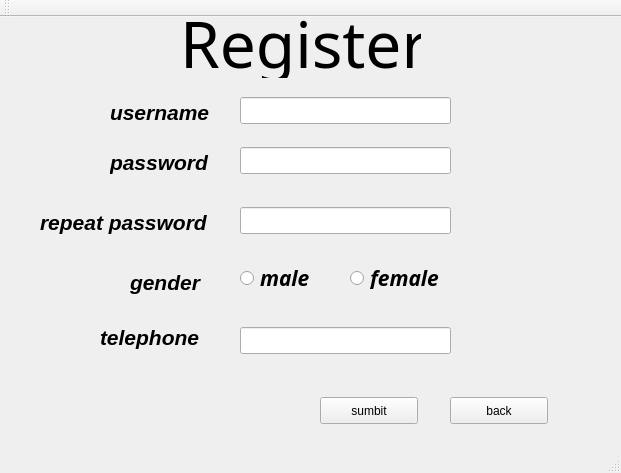
<?xml version="1.0" encoding="UTF-8"?>
<ui version="4.0">
 <class>Lregister</class>
 <widget class="QMainWindow" name="Lregister">
  <property name="geometry">
   <rect>
    <x>0</x>
    <y>0</y>
    <width>621</width>
    <height>473</height>
   </rect>
  </property>
  <property name="windowTitle">
   <string>MainWindow</string>
  </property>
  <widget class="QWidget" name="centralwidget">
   <widget class="QRadioButton" name="radioButton">
    <property name="geometry">
     <rect>
      <x>240</x>
      <y>250</y>
      <width>91</width>
      <height>22</height>
     </rect>
    </property>
    <property name="font">
     <font>
      <family>Tlwg Typist</family>
      <pointsize>16</pointsize>
      <weight>75</weight>
      <italic>true</italic>
      <bold>true</bold>
     </font>
    </property>
    <property name="text">
     <string>male</string>
    </property>
   </widget>
   <widget class="QLabel" name="label4">
    <property name="geometry">
     <rect>
      <x>130</x>
      <y>250</y>
      <width>101</width>
      <height>31</height>
     </rect>
    </property>
    <property name="font">
     <font>
      <pointsize>16</pointsize>
      <weight>75</weight>
      <italic>true</italic>
      <bold>true</bold>
     </font>
    </property>
    <property name="text">
     <string>gender</string>
    </property>
   </widget>
   <widget class="QLabel" name="label5">
    <property name="geometry">
     <rect>
      <x>100</x>
      <y>300</y>
      <width>111</width>
      <height>41</height>
     </rect>
    </property>
    <property name="font">
     <font>
      <pointsize>16</pointsize>
      <weight>75</weight>
      <italic>true</italic>
      <bold>true</bold>
     </font>
    </property>
    <property name="text">
     <string>telephone</string>
    </property>
   </widget>
   <widget class="QLineEdit" name="lineEdit1">
    <property name="geometry">
     <rect>
      <x>240</x>
      <y>80</y>
      <width>211</width>
      <height>27</height>
     </rect>
    </property>
   </widget>
   <widget class="QLabel" name="label2">
    <property name="geometry">
     <rect>
      <x>110</x>
      <y>130</y>
      <width>131</width>
      <height>31</height>
     </rect>
    </property>
    <property name="font">
     <font>
      <pointsize>16</pointsize>
      <weight>75</weight>
      <italic>true</italic>
      <bold>true</bold>
     </font>
    </property>
    <property name="text">
     <string>password</string>
    </property>
   </widget>
   <widget class="QLineEdit" name="lineEdit2">
    <property name="geometry">
     <rect>
      <x>240</x>
      <y>130</y>
      <width>211</width>
      <height>27</height>
     </rect>
    </property>
   </widget>
   <widget class="QPushButton" name="pushButton_2">
    <property name="geometry">
     <rect>
      <x>450</x>
      <y>380</y>
      <width>98</width>
      <height>27</height>
     </rect>
    </property>
    <property name="text">
     <string>back</string>
    </property>
   </widget>
   <widget class="QLabel" name="label6">
    <property name="geometry">
     <rect>
      <x>180</x>
      <y>-10</y>
      <width>241</width>
      <height>71</height>
     </rect>
    </property>
    <property name="font">
     <font>
      <family>文泉驿正黑</family>
      <pointsize>48</pointsize>
     </font>
    </property>
    <property name="text">
     <string>Register</string>
    </property>
   </widget>
   <widget class="QLineEdit" name="lineEdit3">
    <property name="geometry">
     <rect>
      <x>240</x>
      <y>190</y>
      <width>211</width>
      <height>27</height>
     </rect>
    </property>
   </widget>
   <widget class="QPushButton" name="pushButton">
    <property name="geometry">
     <rect>
      <x>320</x>
      <y>380</y>
      <width>98</width>
      <height>27</height>
     </rect>
    </property>
    <property name="text">
     <string>sumbit</string>
    </property>
   </widget>
   <widget class="QRadioButton" name="radioButton_2">
    <property name="geometry">
     <rect>
      <x>350</x>
      <y>250</y>
      <width>116</width>
      <height>22</height>
     </rect>
    </property>
    <property name="font">
     <font>
      <family>Tlwg Typist</family>
      <pointsize>16</pointsize>
      <weight>75</weight>
      <italic>true</italic>
      <bold>true</bold>
     </font>
    </property>
    <property name="text">
     <string>female</string>
    </property>
   </widget>
   <widget class="QLineEdit" name="lineEdit4">
    <property name="geometry">
     <rect>
      <x>240</x>
      <y>310</y>
      <width>211</width>
      <height>27</height>
     </rect>
    </property>
   </widget>
   <widget class="QLabel" name="label3">
    <property name="geometry">
     <rect>
      <x>40</x>
      <y>190</y>
      <width>211</width>
      <height>31</height>
     </rect>
    </property>
    <property name="font">
     <font>
      <pointsize>16</pointsize>
      <weight>75</weight>
      <italic>true</italic>
      <bold>true</bold>
     </font>
    </property>
    <property name="text">
     <string>repeat password</string>
    </property>
   </widget>
   <widget class="QLabel" name="label1">
    <property name="geometry">
     <rect>
      <x>110</x>
      <y>80</y>
      <width>131</width>
      <height>31</height>
     </rect>
    </property>
    <property name="font">
     <font>
      <pointsize>16</pointsize>
      <weight>75</weight>
      <italic>true</italic>
      <bold>true</bold>
     </font>
    </property>
    <property name="text">
     <string>username</string>
    </property>
   </widget>
  </widget>
  <widget class="QMenuBar" name="menubar">
   <property name="geometry">
    <rect>
     <x>0</x>
     <y>0</y>
     <width>621</width>
     <height>26</height>
    </rect>
   </property>
  </widget>
  <widget class="QStatusBar" name="statusbar"/>
  <widget class="QToolBar" name="toolBar">
   <property name="windowTitle">
    <string>toolBar</string>
   </property>
   <attribute name="toolBarArea">
    <enum>TopToolBarArea</enum>
   </attribute>
   <attribute name="toolBarBreak">
    <bool>false</bool>
   </attribute>
  </widget>
 </widget>
 <resources/>
 <connections/>
</ui>
